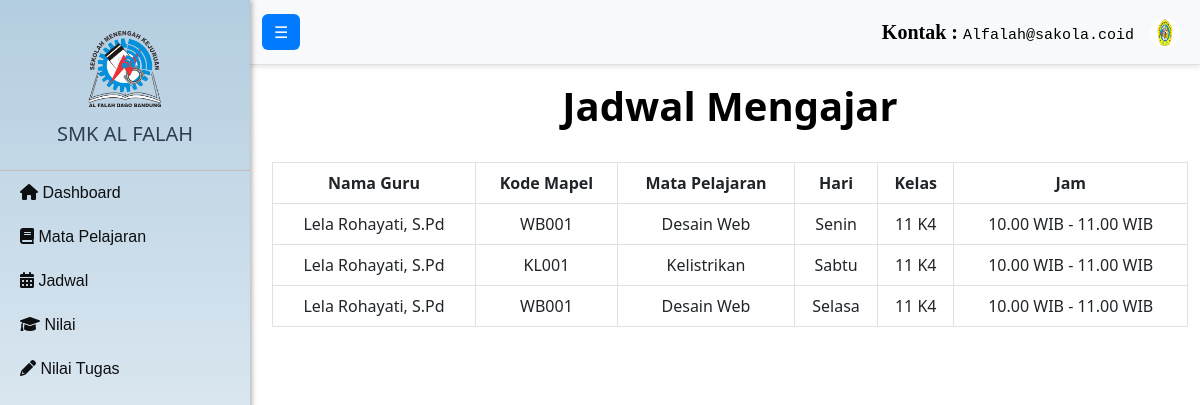
The app's page /Guru/jadwalGuru.php (signed in), older data.
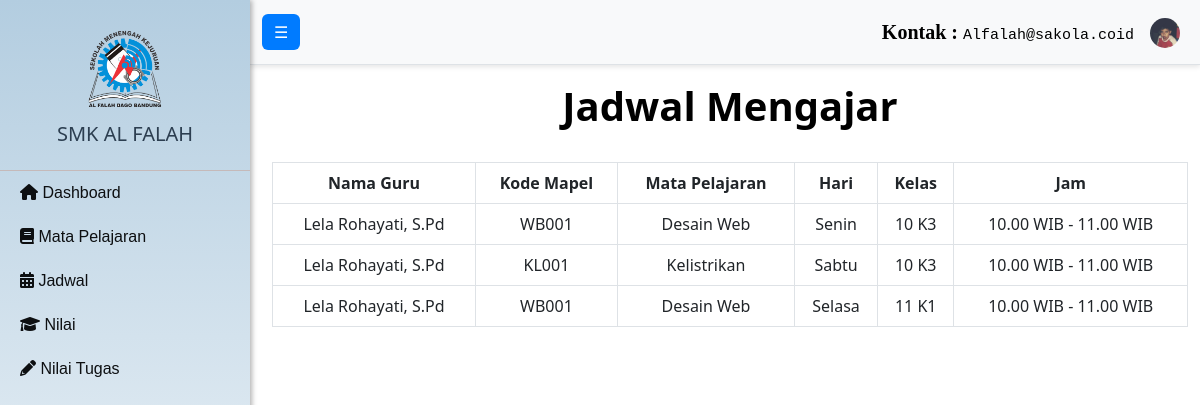
The same page, newer data.
### tables this page shows
CREATE TABLE `guru` (
  `nip` varchar(50) NOT NULL,
  `password` varchar(255) NOT NULL,
  `nama_guru` varchar(100) NOT NULL,
  `email` varchar(100) NOT NULL,
  `id_jurusan` int(3) DEFAULT NULL,
  `foto_profil` varchar(255) NOT NULL,
  `terakhir_login` datetime DEFAULT NULL
);

CREATE TABLE `jadwal` (
  `id_jadwal` int(11) NOT NULL,
  `nip` varchar(50) DEFAULT NULL,
  `kode_mapel` varchar(50) DEFAULT NULL,
  `hari` varchar(20) DEFAULT NULL,
  `id_kelas` int(11) DEFAULT NULL,
  `waktu_mulai` varchar(11) DEFAULT NULL,
  `waktu_selesai` varchar(11) DEFAULT NULL
);

CREATE TABLE `kelas` (
  `id_kelas` int(11) NOT NULL,
  `nama_kelas` varchar(100) NOT NULL,
  `jenjang` varchar(2) NOT NULL,
  `id_jurusan` int(4) NOT NULL,
  `id_tahun_ajaran` int(11) NOT NULL
);

CREATE TABLE `mata_pelajaran` (
  `kode_mapel` varchar(50) NOT NULL,
  `nama_mapel` varchar(100) NOT NULL,
  `deskripsi` text DEFAULT NULL,
  `jenis` varchar(50) DEFAULT NULL,
  `gambar` varchar(255) DEFAULT NULL
);

### Guru/jadwalGuru.php (the view, shortened to what this page needs)
<?php
include '../navbar/navHeader.php';
$sql = "SELECT j.kode_mapel, mp.nama_mapel, j.hari, k.nama_kelas, k.jenjang, j.waktu_mulai, j.waktu_selesai, g.nama_guru
        FROM jadwal j
        JOIN mata_pelajaran mp ON j.kode_mapel = mp.kode_mapel
        JOIN kelas k ON j.id_kelas = k.id_kelas
        JOIN guru g ON j.nip = g.nip
        WHERE j.nip = ?";
$stmt = $conn->prepare($sql);
$stmt->bind_param("s", $nip);
$stmt->execute();
$result = $stmt->get_result();
?>
<div class="container mt-4">
        <h1>Jadwal Mengajar</h1>
        <table id="example" class="table table-bordered">
            <thead>
                <tr>
                    <th>Nama Guru</th>
                    <th>Kode Mapel</th>
                    <th onclick="sortTable(0)">Mata Pelajaran</th>
                    <th>Hari</th>
                    <th>Kelas</th>
                    <th>Jam</th>
                </tr>
            </thead>
            <tbody>
                <?php while ($row = $result->fetch_assoc()): ?>
                    <tr>
                        <td><?php echo htmlspecialchars($row['nama_guru']); ?></td>
                        <td><?php echo htmlspecialchars($row['kode_mapel']); ?></td>
                        <td><?php echo htmlspecialchars($row['nama_mapel']); ?></td>
                        <td><?php echo htmlspecialchars($row['hari']); ?></td>
                        <td><?php echo htmlspecialchars($row['jenjang']) . ' ' . htmlspecialchars($row['nama_kelas']); ?></td>
                        <td><?php echo htmlspecialchars($row['waktu_mulai'] . ' - ' . $row['waktu_selesai']); ?></td>
                    </tr>
                <?php endwhile; ?>
            </tbody>
        </table>
    </div>
</body>
</html>

### navbar/navHeader.php (shortened to what this page needs)
<?php
include '../db.php';
$nip = $_SESSION['teacher_nip'];
$queryGuru = "SELECT foto_profil FROM guru WHERE nip = '$nip'";
$resultGuru = mysqli_query($conn, $queryGuru);
$guru = mysqli_fetch_assoc($resultGuru);
$fotoProfil = !empty($guru['foto_profil']) ? '../uploads/profile/' . $guru['foto_profil'] : 'https://via.placeholder.com/30';
?>
<!DOCTYPE html>
<html lang="en">
<head>
    <link href="https://cdn.jsdelivr.net/npm/bootstrap@5.3.0/dist/css/bootstrap.min.css" rel="stylesheet">
    <link rel="stylesheet" href="..\css\styles.css">
    <link rel="stylesheet" href="https://cdnjs.cloudflare.com/ajax/libs/font-awesome/6.0.0-beta3/css/all.min.css">
</head>
<body>
    <div class="d-flex" id="wrapper">
        <div class="sidebar" id="sidebar-wrapper">
            <div class="sidebar-heading text-center py-4">
                <img src="..\uploads\gambar\logo.png" alt="Logo" class="logo-img">
                <h4 class="mt-2">SMK AL FALAH</h4>
            </div>
            <div class="list-group list-group-flush">
                <a href="dashboardGuru.php" class="sidebar-item"><i class="fas fa-home-alt"></i> Dashboard</a>
                <a href="index.php" class="sidebar-item"><i class="fas fa-book"></i> Mata Pelajaran</a>
                <a href="jadwalGuru.php" class="sidebar-item"><i class="fas fa-calendar-alt"></i> Jadwal</a>
                <a href="nilaiGuru.php" class="sidebar-item"><i class="fas fa-graduation-cap"></i> Nilai</a>
                <a href="nilaiTugasGuru.php" class="sidebar-item"><i class="fas fa-pencil-alt"></i> Nilai Tugas</a>
            </div>
        </div>
        <div id="page-content-wrapper">
            <nav class="navbar navbar-expand-lg navbar-light bg-light border-bottom">
                <div class="container-fluid">
                    <button class="btn btn-primary" id="menu-toggle">☰</button>
                    <div class="collapse navbar-collapse" id="navbarContent">
                        <ul class="navbar-nav ms-auto mb-2 mb-lg-0">
                            <li class="nav-item">
                                <a class="nav-link" aria-current="page" href="#">Kontak : <span>Alfalah@sakola.coid</span></a>
                            </li>
                        </ul>
                    </div>
                        <div class="dropdown">
                            <ul class="navbar-nav ms-auto">
                                <li class="nav-item-dropdown">
                                    <a class="nav-link dropdown-toggle" href="#" id="navbarProfile" role="button" data-bs-toggle="dropdown" aria-expanded="false">
                                        <img src="<?php echo $fotoProfil; ?>" class="rounded-circle" alt="Profile Image" style="width: 30px; height: 30px;">
                                    </a>
                                </li>
                            </ul>
                        </div>
                    </div>
            </nav>

Row changes from the older to the newer data that the page shows:
changed guru: foto_profil: a different picture
changed jadwal "Senin": id_kelas.jenjang "11" → "10"; id_kelas.nama_kelas "K4" → "K3"
changed jadwal "KL001": id_kelas.jenjang "11" → "10"; id_kelas.nama_kelas "K4" → "K3"
changed jadwal "Selasa": id_kelas.nama_kelas "K4" → "K1"
